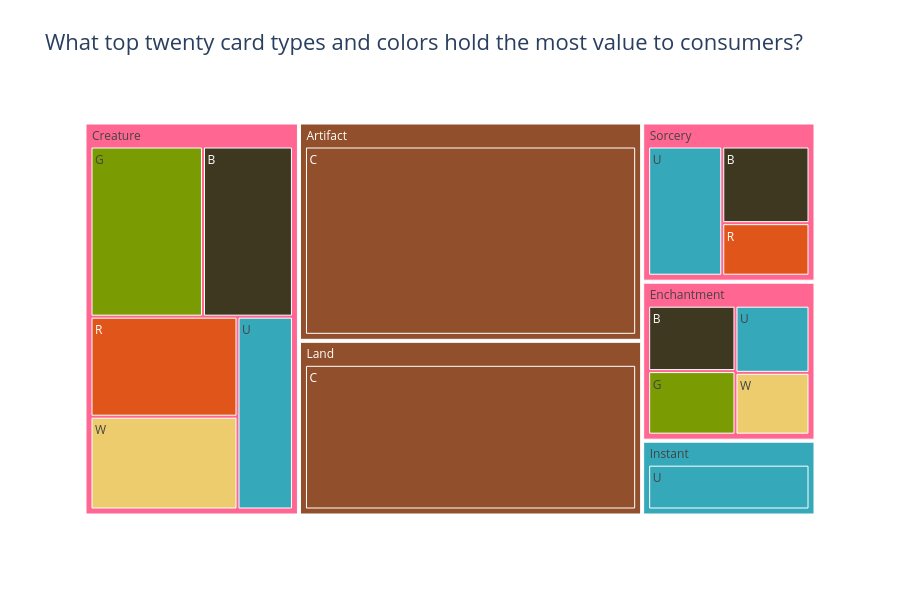

Notebook cell for this chart:
### Code cell
fig = px.treemap(
    result4,
    # hierarchy: type to color
    path=['types', 'colors'],

    # determines size of rectangles   
    values='totalPrice',
    
    # color by card color identity
    color='colors',             
    
    # color hex codes pulled from a Magic card back
    color_discrete_map={
        'W': '#ECCC6C',  # white
        'U': '#35A9B9',  # blue
        'B': '#3D381F',  # black
        'R': '#E05519',  # red
        'G': '#7B9B03',  # green
        'C': "#914F2C",  # colorless
    },
    title="What top twenty card types and colors hold the most value to consumers?"
)

fig.update_layout(
    width=900,
    height=600,
    title_font_size=22
)

fig.show()

### Figure 1 — Plotly figure (JSON) as saved in the notebook; plotly's stock layout.template omitted (floating-point values rounded to 4 significant figures)
{"data": [{"branchvalues": "total", "customdata": [["(?)"], ["(?)"], ["(?)"], ["B"], ["B"], ["B"], ["C"], ["C"], ["C"], ["C"], ["G"], ["G"], ["R"], ["R"], ["U"], ["U"], ["U"], ["U"], ["U"], ["W"], ["W"]], "domain": {"x": [0, 1], "y": [0, 1]}, "hovertemplate": "labels=%{label}<br>totalPrice=%{value}<br>parent=%{parent}<br>id=%{id}<br>colors=%{customdata[0]}<extra></extra>", "ids": ["Enchantment", "Creature", "Sorcery", "Sorcery/B", "Enchantment/B", "Creature/B", "Artifact", "Land", "Land/C", "Artifact/C", "Creature/G", "Enchantment/G", "Sorcery/R", "Creature/R", "Instant/U", "Sorcery/U", "Creature/U", "Enchantment/U", "Instant", "Creature/W", "Enchantment/W"], "labels": ["Enchantment", "Creature", "Sorcery", "B", "B", "B", "Artifact", "Land", "C", "C", "G", "G", "R", "R", "U", "U", "U", "U", "Instant", "W", "W"], "marker": {"colors": ["#FF6692", "#FF6692", "#FF6692", "#3D381F", "#3D381F", "#3D381F", "#914F2C", "#914F2C", "#914F2C", "#914F2C", "#7B9B03", "#7B9B03", "#E05519", "#E05519", "#35A9B9", "#35A9B9", "#35A9B9", "#35A9B9", "#35A9B9", "#ECCC6C", "#ECCC6C"]}, "name": "", "parents": ["", "", "", "Sorcery", "Enchantment", "Creature", "", "", "Land", "Artifact", "Creature", "Enchantment", "Sorcery", "Creature", "Instant", "Sorcery", "Creature", "Enchantment", "", "Creature", "Enchantment"], "type": "treemap", "values": [595600.0, 1822000.0, 596400.0, 191400.0, 163400.0, 379500.0, 1619000.0, 1296000.0, 1296000.0, 1619000.0, 474400.0, 158900.0, 131200.0, 364500.0, 280300.0, 273900.0, 265100.0, 142200.0, 280300.0, 338100.0, 131100.0]}], "layout": {"height": 600, "legend": {"tracegroupgap": 0}, "title": {"font": {"size": 22}, "text": "What top twenty card types and colors hold the most value to consumers?"}, "width": 900}}
